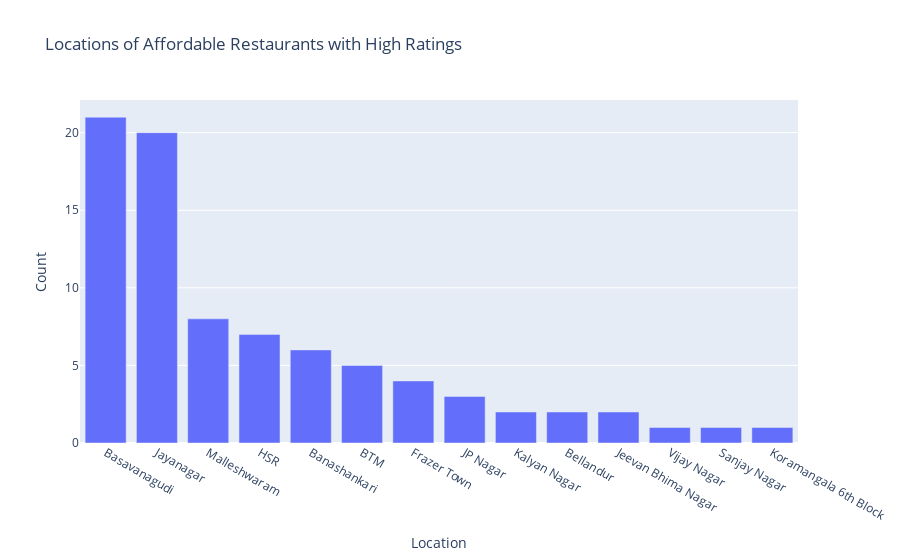

The cell this chart's notebook holds for it:
### Markdown cell above
# Where are most of the best chepest  Restaurants are located ?

### Code cell
# Filter for affordable restaurants with high ratings and get location counts
affordable_high_rated = df[(df["cost"] <= 100) & (df["rate"] >= 4)].sort_values(by=["rate"], ascending=False)
location_counts = affordable_high_rated.location.value_counts()

# Create a bar chart using Plotly Express
fig = px.bar(
    x=location_counts.index,  # Location names
    y=location_counts.values,  # Count values
    labels={'x': 'Location', 'y': 'Count'},
    title='Locations of Affordable Restaurants with High Ratings'
)

# Display the figure
fig.show()

### Figure 1 — Plotly figure (JSON) as saved in the notebook; plotly's stock layout.template omitted (floating-point values rounded to 4 significant figures)
{"data": [{"hovertemplate": "Location=%{x}<br>Count=%{y}<extra></extra>", "legendgroup": "", "marker": {"color": "#636efa", "pattern": {"shape": ""}}, "name": "", "orientation": "v", "showlegend": false, "textposition": "auto", "type": "bar", "x": ["Basavanagudi", "Jayanagar", "Malleshwaram", "HSR", "Banashankari", "BTM", "Frazer Town", "JP Nagar", "Kalyan Nagar", "Bellandur", "Jeevan Bhima Nagar", "Vijay Nagar", "Sanjay Nagar", "Koramangala 6th Block"], "xaxis": "x", "y": [21, 20, 8, 7, 6, 5, 4, 3, 2, 2, 2, 1, 1, 1], "yaxis": "y"}], "layout": {"barmode": "relative", "legend": {"tracegroupgap": 0}, "title": {"text": "Locations of Affordable Restaurants with High Ratings"}, "xaxis": {"anchor": "y", "domain": [0, 1], "title": {"text": "Location"}}, "yaxis": {"anchor": "x", "domain": [0, 1], "title": {"text": "Count"}}}}
